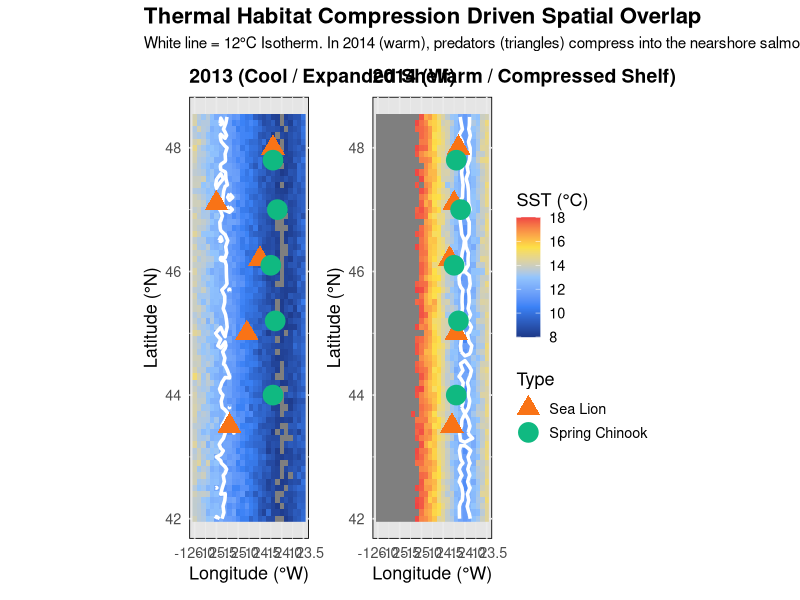

The R script that drew this image:
# ==============================================================================
# Script: salmon_habitat_warm_vs_cool_map.r
# Purpose: Replicate Santora et al. (2020) Fig 1c style map comparing 2013 (Cool)
#          vs 2014 (Warm) SST habitat compression off WA/OR coast with predator 
#          and salmon distribution icons.
# Output: salmon_habitat_warm_vs_cool_map.png
# ==============================================================================

suppressPackageStartupMessages({
  library(ggplot2)
  library(dplyr)
  library(sf)
  library(patchwork)
})

# --- 1. Generate Synthetic Coastal SST Grid (WA/OR Coast: 42N to 48.5N) ---
grid_lat <- seq(42, 48.5, by = 0.1)
grid_lon <- seq(-126, -123.5, by = 0.1)
map_grid <- expand.grid(lon = grid_lon, lat = grid_lat)

# Calculate Distance from Coast (Approximate Coastline at lon = -124.0)
map_grid <- map_grid %>%
  mutate(dist_from_coast = abs(lon - (-124.0)))

# 2013 (Cool Year): Cold upwelling band (< 12°C) extends far offshore (~1.5 degrees lon)
map_grid_2013 <- map_grid %>%
  mutate(
    Year = "2013 (Cool / Expanded Shelf)",
    SST = 8 + 3 * dist_from_coast + rnorm(n(), 0, 0.3),
    Cool_Habitat = ifelse(SST <= 12, "Cool Upwelling (<12°C)", "Warm Offshore (>12°C)")
  )

# 2014 (Warm Year / Blob): Cold upwelling compressed into tight nearshore strip (<0.4 degrees lon)
map_grid_2014 <- map_grid %>%
  mutate(
    Year = "2014 (Warm / Compressed Shelf)",
    SST = 11.5 + 6 * dist_from_coast + rnorm(n(), 0, 0.3),
    Cool_Habitat = ifelse(SST <= 12, "Cool Upwelling (<12°C)", "Warm Offshore (>12°C)")
  )

full_grid <- rbind(map_grid_2013, map_grid_2014)

# --- 2. Fixed Animals (5 Sea Lions, 5 Salmon) ---
# Sea Lions (CSL): Spread across the ENTIRE blue cool-water zone in each year
csl_2013 <- data.frame(
  lon = c(-125.2, -124.8, -124.5, -125.5, -124.2),
  lat = c(43.5, 45.0, 46.2, 47.1, 48.0),
  Type = "Sea Lion", Year = "2013 (Cool / Expanded Shelf)"
)

# In 2014, blue area shrinks nearshore -> Sea Lions COMPRESSED nearshore
csl_2014 <- data.frame(
  lon = c(-124.3, -124.2, -124.35, -124.25, -124.15),
  lat = c(43.5, 45.0, 46.2, 47.1, 48.0),
  Type = "Sea Lion", Year = "2014 (Warm / Compressed Shelf)"
)

# Salmon: Always restricted nearshore (Columbia River plume / coastal migration)
salmon_fixed <- data.frame(
  lon = c(-124.2, -124.15, -124.25, -124.1, -124.2),
  lat = c(44.0, 45.2, 46.1, 47.0, 47.8),
  Type = "Spring Chinook"
)

salmon_2013 <- salmon_fixed %>% mutate(Year = "2013 (Cool / Expanded Shelf)")
salmon_2014 <- salmon_fixed %>% mutate(Year = "2014 (Warm / Compressed Shelf)")

animals_df <- rbind(csl_2013, csl_2014, salmon_2013, salmon_2014)

# --- 3. Plot Map Panels ---
plot_habitat_map <- function(year_label) {
  sub_grid <- full_grid %>% filter(Year == year_label)
  sub_anim <- animals_df %>% filter(Year == year_label)
  
  ggplot() +
    # SST Heatmap raster
    geom_raster(data = sub_grid, aes(x = lon, y = lat, fill = SST)) +
    scale_fill_gradientn(
      colors = c("#1E3A8A", "#3B82F6", "#93C5FD", "#FDE047", "#EF4444"),
      limits = c(8, 18),
      name = "SST (°C)"
    ) +
    # 12°C Isotherm / Habitat Compression Boundary Line
    geom_contour(data = sub_grid, aes(x = lon, y = lat, z = SST), breaks = 12, color = "white", size = 1.2, linetype = "solid") +
    # Animal Overlays
    geom_point(data = sub_anim, aes(x = lon, y = lat, shape = Type, color = Type), size = 5, stroke = 1.5) +
    scale_shape_manual(values = c("Sea Lion" = 17, "Spring Chinook" = 19)) +
    scale_color_manual(values = c("Sea Lion" = "#F97316", "Spring Chinook" = "#10B981")) +
    coord_quickmap(xlim = c(-126, -123.5), ylim = c(42, 48.5)) +
    labs(
      title = year_label,
      x = "Longitude (°W)",
      y = "Latitude (°N)"
    ) +
    theme_minimal(base_size = 13) +
    theme(
      panel.background = element_rect(fill = "gray90"),
      plot.title = element_text(face = "bold", size = 14)
    )
}

p_2013 <- plot_habitat_map("2013 (Cool / Expanded Shelf)")
p_2014 <- plot_habitat_map("2014 (Warm / Compressed Shelf)")

# Combine Both Panels Side-by-Side
final_map <- p_2013 + p_2014 + 
  plot_layout(guides = "collect") +
  plot_annotation(
    title = "Thermal Habitat Compression Driven Spatial Overlap",
    subtitle = "White line = 12°C Isotherm. In 2014 (warm), predators (triangles) compress into the nearshore salmon zone (circles).",
    theme = theme(plot.title = element_text(face = "bold", size = 16))
  )

ggsave("salmon_habitat_warm_vs_cool_map.png", final_map, width = 12, height = 8, dpi = 300)
cat("Habitat map successfully saved to salmon_habitat_warm_vs_cool_map.png\n")
